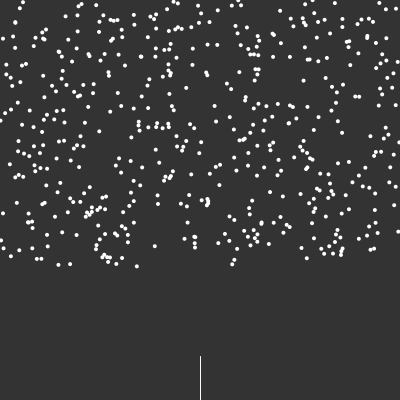
Frame 1 (no input)
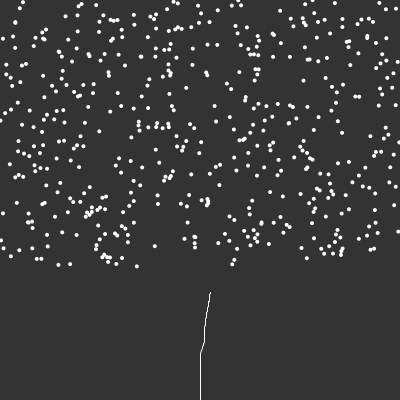
Frame 60 (the mouse pressed at the canvas centre just before this capture)
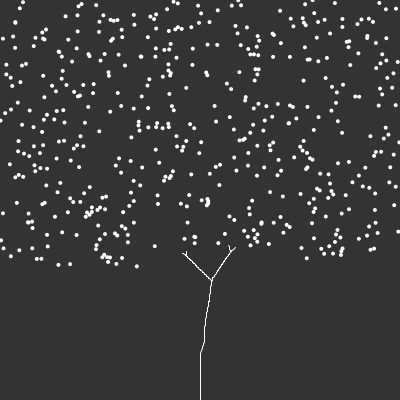
Frame 120 (the mouse held since frame 60 and released just before this capture)

The Processing sketch that drew these frames (run headless with seeded random() and noise(); from frame 60 on, the mouse is pressed at the canvas centre):

// Processing sketch: space_colonization
// ── space_colonization.pde
Tree t;
float max_dist = 100;
float min_dist = 10;

void setup() {
  size(400, 400);
  t = new Tree(new PVector(width / 2, height), min_dist, max_dist);
}

void draw() {
  background(51);
  t.grow();
  t.show();
}
// ── Branch.pde
class Branch {
  PVector pos;
  PVector dir;
  PVector origDir;
  Branch parent;
  int count = 0;  
  
  Branch(Branch parent, PVector pos, PVector dir) {
    this.parent = parent;
    this.pos = pos;
    this.dir = dir;
    this.origDir = dir.copy();
  }
  
  Branch next() {
    return new Branch(this, PVector.add(this.pos, this.dir), this.dir.copy());
  }
  
  void reset() {
    this.dir = origDir.copy();
    this.count = 0;  
  }
  
  void show() {
    if (parent != null) {
      stroke(255);
      line(this.pos.x, this.pos.y, this.parent.pos.x, this.parent.pos.y);
    }
  }
}
// ── Leaf.pde
class Leaf {
  PVector pos;
  boolean reached = false;  
  
  Leaf(PVector minPos, PVector maxPos) {
    this.pos = new PVector(random(minPos.x, maxPos.x), random(minPos.y, maxPos.y  ));
  }
  
  void show() {
    fill(255);
    noStroke();
    ellipse(this.pos.x, this.pos.y, 4, 4);
  }
}
// ── Tree.pde
class Tree {
  PVector root_pos;
  ArrayList<Leaf> leaves = new ArrayList<Leaf>();
  ArrayList<Branch> branches = new ArrayList<Branch>();
  float min_dist, max_dist;
    
  Tree(PVector root_pos, float min_dist, float max_dist) {
    this.root_pos = root_pos;
    this.min_dist = min_dist;
    this.max_dist = max_dist;
    
    for (int i = 0; i < 500; i++) {
      leaves.add(new Leaf(new PVector(0, 0), new PVector(width, height - height / 3)));
    }
    
    Branch root = new Branch(null, root_pos, new PVector(0, -1));
    this.branches.add(root);
    
    boolean found = false;
    Branch current = root;
    while (!found) {
      for (Leaf l : leaves) {
        float dist = PVector.dist(current.pos, l.pos);
        if (dist < max_dist) {
          found = true;
          break;
        }
      }
      
      if (!found) {
        current = current.next();
        branches.add(current);
      }
    }
  }
  
  void grow() {
    for (Leaf l : leaves) {
      Branch closest = null;
      float closest_dist = Float.MAX_VALUE;
      for (Branch b : branches) {
        float dist = PVector.dist(b.pos, l.pos);
        
        if (dist <= this.min_dist) {
          l.reached = true;
          closest = null;
          break;
        } else if (dist > this.max_dist) {
          continue;
        } else if (closest == null || dist < closest_dist) {
          closest = b;
          closest_dist = dist;
        }
      }
      
      if (closest != null) {
        PVector dir = PVector.sub(l.pos, closest.pos);
        dir.normalize();
        closest.dir.add(dir);
        closest.count++;
      }
    }
    
    for (int i = this.leaves.size() - 1; i >= 0; i--) {
      if (this.leaves.get(i).reached) {
        this.leaves.remove(i);
      }
    }
    
    ArrayList<Branch> newBranches = new ArrayList<Branch>();
    for (Branch b : branches) {
      if (b.count > 0) {
        b.dir.div(b.count);
        newBranches.add(b.next());
        b.reset();
      }
    }
    this.branches.addAll(newBranches);
  }
  
  void show() {
    for (Leaf l : this.leaves) {
      l.show();
    }
    
    for (Branch b : this.branches) {
      b.show();
    }
  }
}
